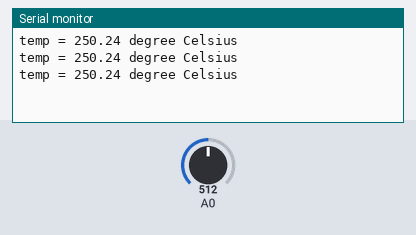
This sketch was run on a simulated Arduino Uno, built with avr-gcc and run on an emulated ATmega328P. Shown: the last lines printed to the serial monitor. The test bench sets the inputs (shaded band); at power-on: A0 = 512.

Above: at 1.3 s.
1.4 s: A0 set to 716
At 1.9 s:
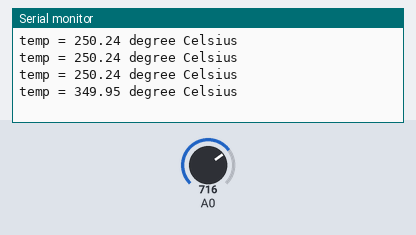
2.9 s: A0 set to 900
At 3.4 s:
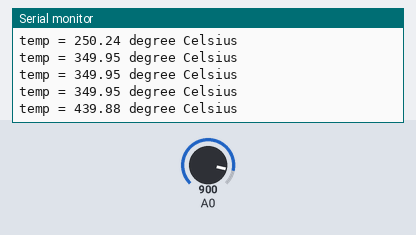
Timing chart, 0 to 5.9 s (numbered marks = the images above; inputs shaded):
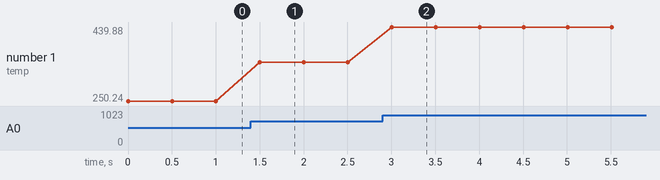

Measured:
- after the input at 1.4 s, the serial monitor: prints a new line after 0.10 s (image 1)
- after the input at 2.9 s, the serial monitor: prints a new line after 0.11 s (image 2)
- plotted number 1: 250.24 → 349.95 after the input at 1.4 s, 349.95 → 439.88 after the input at 2.9 s

The sketch:

L06E04.ino
```cpp
void setup() {
  // put your setup code here, to run once:
  Serial.begin(9600);
}

void loop() {
  // put your main code here, to run repeatedly:
  int raw_value = analogRead(A0);
  float temp = (raw_value * 5.0 / 1023) / 0.01;
  Serial.print("temp = ");
  Serial.print(temp);
  Serial.println(" degree Celsius");
  Serial.println();
  delay(500);
}
```
